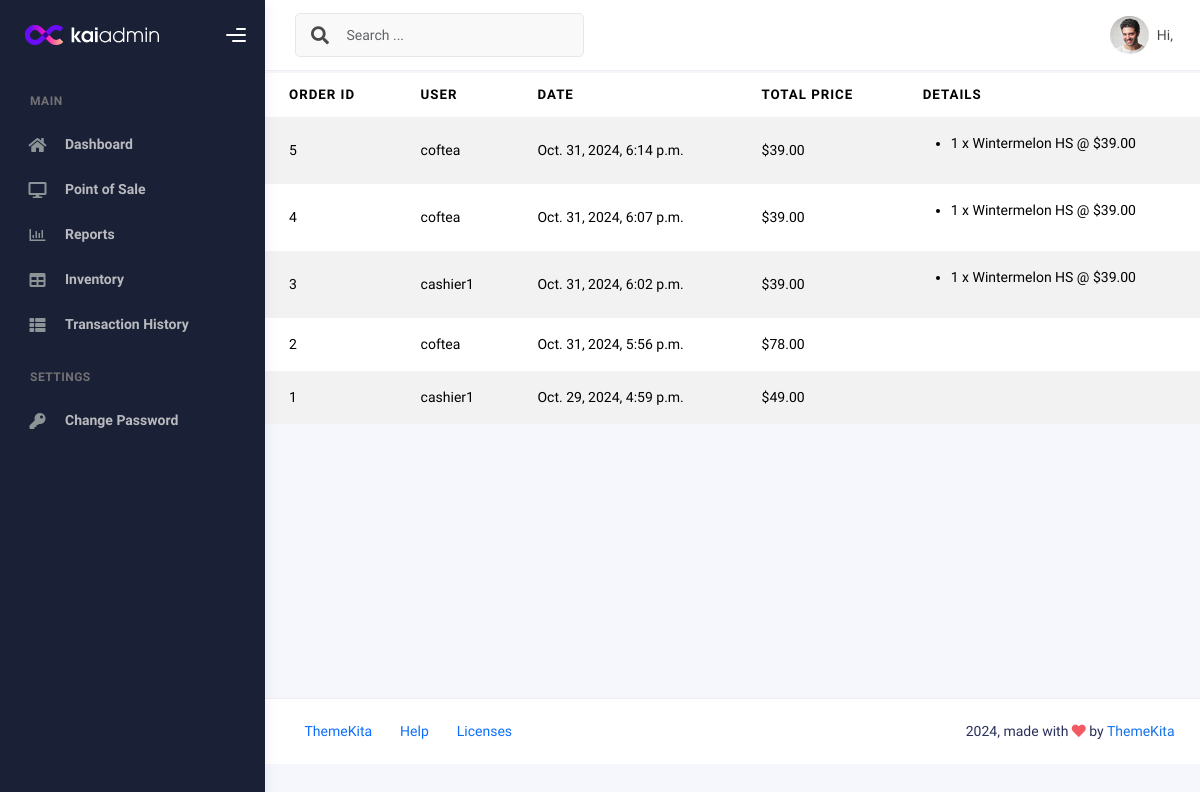
Page /order-history/ on the earlier database version.
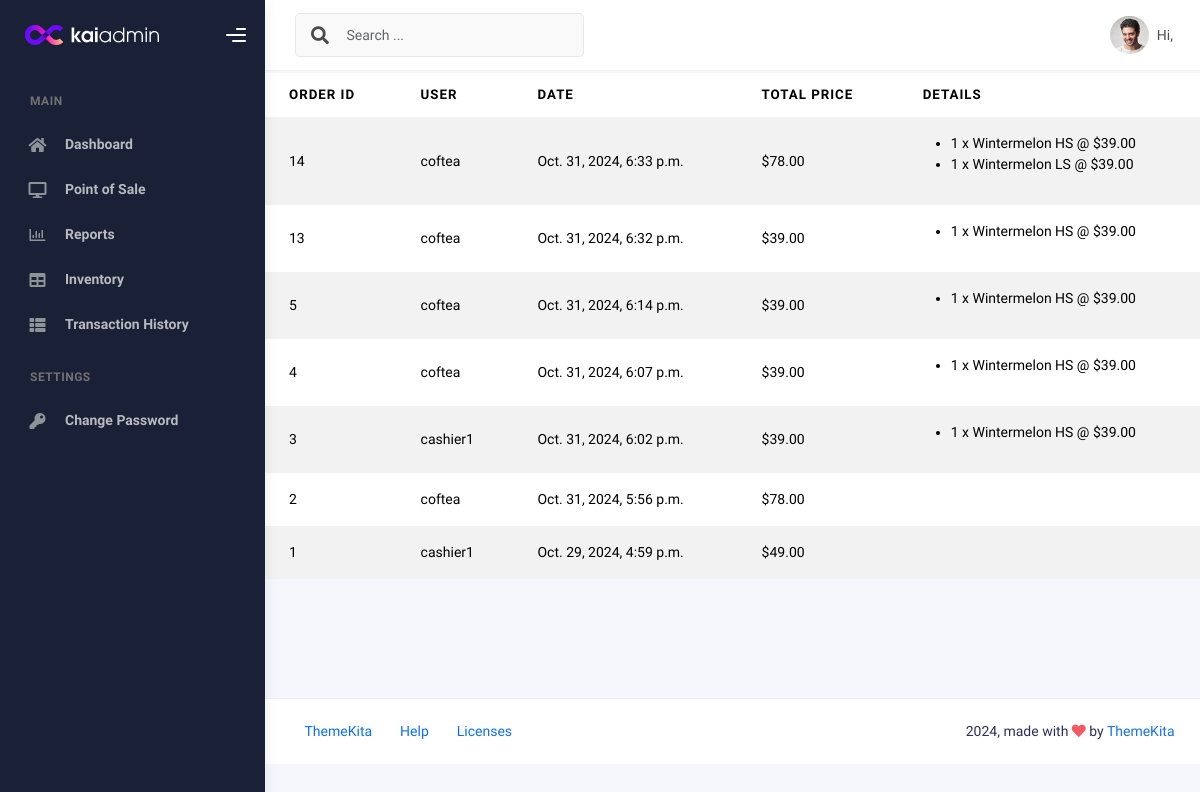
Same page on the later database version.
### Coftea/models.py (models this page shows, shortened)
class OrderTransaction(models.Model):
    order_id = models.AutoField(primary_key=True)
    transaction_date = models.DateTimeField(auto_now_add=True)
    total_price = models.DecimalField(max_digits=10, decimal_places=2)
    user = models.ForeignKey(User, on_delete=models.CASCADE, related_name='orders')
    status = models.CharField(
        max_length=20,
        choices=[
            ('Pending', 'Pending'),
            ('Completed', 'Completed'),
            ('Cancelled', 'Cancelled')
        ],
        default='Pending'
    )

class OrderItem(models.Model):
    order_item_id = models.AutoField(primary_key=True)
    order = models.ForeignKey(OrderTransaction, on_delete=models.CASCADE, related_name='items')
    product = models.ForeignKey(Product, on_delete=models.CASCADE)
    quantity = models.PositiveIntegerField()
    price = models.DecimalField(max_digits=10, decimal_places=2)  # Price at the time of transaction

class Product(models.Model):
    product_id = models.AutoField(primary_key=True)
    product_name = models.CharField(max_length=100)
    quantity = models.PositiveIntegerField(default=0)
    price = models.DecimalField(max_digits=10, decimal_places=2)
    category = models.ForeignKey(Category, on_delete=models.CASCADE, related_name='products')

### Coftea/views.py (the view)
# urls.py: path('order-history/', views.order_history, name='order_history'),
def order_history(request):
    orders = OrderTransaction.objects.order_by('-transaction_date').select_related('user').prefetch_related('items__product')
    context = {
        'orders': orders,
    }
    return render(request, 'order_history.html', context)

### templates/order_history.html (shortened to what this page needs)
{% extends "base.html" %}
{% block content %}
<div class="container mt-4">
    <h1>Order History</h1>
    <table class="table table-striped">
        <thead>
            <tr>
                <th>Order ID</th>
                <th>User</th>
                <th>Date</th>
                <th>Total Price</th>
                <th>Details</th>
            </tr>
        </thead>
        <tbody>
            {% for order in orders %}
            <tr>
                <td>{{ order.order_id }}</td>
                <td>{{ order.user.username }}</td>
                <td>{{ order.transaction_date }}</td>
                <td>${{ order.total_price }}</td>
                <td>
                    <ul>
                        {% for item in order.items.all %}
                        <li>{{ item.quantity }} x {{ item.product.product_name }} @ ${{ item.price }}</li>
                        {% endfor %}
                    </ul>
                </td>
            </tr>
            {% endfor %}
        </tbody>
    </table>
</div>
{% endblock %}

### templates/base.html (shortened to what this page needs)
{% load static %}
<!DOCTYPE html>
<html lang="en">
  <head>
    <link rel="stylesheet" href="{% static 'css/bootstrap.min.css' %}" />
    <link rel="stylesheet" href="{% static 'css/plugins.min.css' %}" />
    <link rel="stylesheet" href="{% static 'css/kaiadmin.min.css' %}" />
  </head>
  <body>
    <div class="wrapper">
      <div class="sidebar" data-background-color="dark">
        <div class="sidebar-logo">
          <div class="logo-header" data-background-color="dark">
            <a href="index.html" class="logo">
              <img src="{% static 'img/kaiadmin/logo_light.svg' %}" alt="navbar brand" class="navbar-brand" height="20" />
            </a>
            <div class="nav-toggle">
						<button class="btn btn-toggle toggle-sidebar">
							<i class="gg-menu-right"></i>
						</button>
					</div>
          </div>
        </div>
        <div class="sidebar-wrapper scrollbar scrollbar-inner">
          <div class="sidebar-content">
            <ul class="nav nav-secondary">
				<li class="nav-section">
					<h4 class="text-section">Main</h4>
				  </li>
              <li class="nav-item">
                <a href="{% url 'dashboard' %}">
                  <i class="fas fa-home"></i>
                  <p>Dashboard</p>
                </a>
			        </li>
			  <li class="nav-item">
				<a href="{% url 'pos' %}">
					<i class="fas fa-desktop"></i>
					<p>Point of Sale</p>
				  </a>
			  </li>
			  <li class="nav-item">
				<a href="{% url 'reports' %}">
					<i class="far fa-chart-bar"></i>
					<p>Reports</p>
				</a>
			  </li>
			  <li class="nav-item">
				<a href="{% url 'inventory' %}">
					<i class="fas fa-table"></i>
					<p>Inventory</p>
				</a>
			  </li>
			  <li class="nav-item">
				<a href="{% url 'order_history' %}">
					<i class="fas fa-th-list"></i>
					<p>Transaction History</p>
				</a>
              </li>
			  <li class="nav-section">
				<h4 class="text-section">Settings</h4>
			  </li>
              <li class="nav-item">
                <a href="">
                  <i class="fas fa-key"></i>
                  <p>Change Password</p>
                </a>
              </li>
            </ul>
          </div>
        </div>
      </div>
      <div class="main-panel">
        <div class="main-header">
          <nav
            class="navbar navbar-header navbar-header-transparent navbar-expand-lg border-bottom"
          >
            <div class="container-fluid">
              <nav
                class="navbar navbar-header-left navbar-expand-lg navbar-form nav-search p-0 d-none d-lg-flex"
              >
                <div class="input-group">
                  <div class="input-group-prepend">
                    <button type="submit" class="btn btn-search pe-1">
                      <i class="fa fa-search search-icon"></i>
                    </button>
                  </div>
                  <input type="text" placeholder="Search ..." class="form-control" />
                </div>
              </nav>
              <ul class="navbar-nav topbar-nav ms-md-auto align-items-center">
                <li class="nav-item topbar-user dropdown hidden-caret">
                  <a
                    class="dropdown-toggle profile-pic"
                    data-bs-toggle="dropdown"
                    href="#"
                    aria-expanded="false"
                  >
                    <div class="avatar-sm">
                      <img
                        src="{% static 'img/profile.jpg' %}"
                        alt="..."
                        class="avatar-img rounded-circle"
                      />
                    </div>
                    <span class="profile-username">
                      <span class="op-7">Hi,</span>
                    </span>
                  </a>
                </li>
              </ul>
            </div>
          </nav>
        </div>
		{% block content %}
		{% endblock %}
        <footer class="footer">
          <div class="container-fluid">
            <nav class="pull-left">
              <ul class="nav">
                <li class="nav-item">
                  <a class="nav-link" href="http://www.themekita.com"> ThemeKita </a>
                </li>
                <li class="nav-item">
                  <a class="nav-link" href="#"> Help </a>
                </li>
                <li class="nav-item">
                  <a class="nav-link" href="#"> Licenses </a>
                </li>
              </ul>
            </nav>
            <div class="copyright ms-auto">
              2024, made with <i class="fa fa-heart heart text-danger"></i> by
              <a href="http://www.themekita.com">ThemeKita</a>
            </div>
          </div>
        </footer>
      </div>
    </div>
  </body>
</html>

Differences in the rows shown:
added OrderTransaction: order_id "14", user.username "coftea", transaction_date "Oct. 31, 2024, 6:33 p.m.", total_price "78.00"
added OrderItem: quantity "1", product.product_name "Wintermelon HS", price "39.00", shown under "14"
added OrderItem: quantity "1", product.product_name "Wintermelon LS", price "39.00", shown under "14"
added OrderTransaction: order_id "13", user.username "coftea", transaction_date "Oct. 31, 2024, 6:32 p.m.", total_price "39.00"
added OrderItem: quantity "1", product.product_name "Wintermelon HS", price "39.00", shown under "13"
